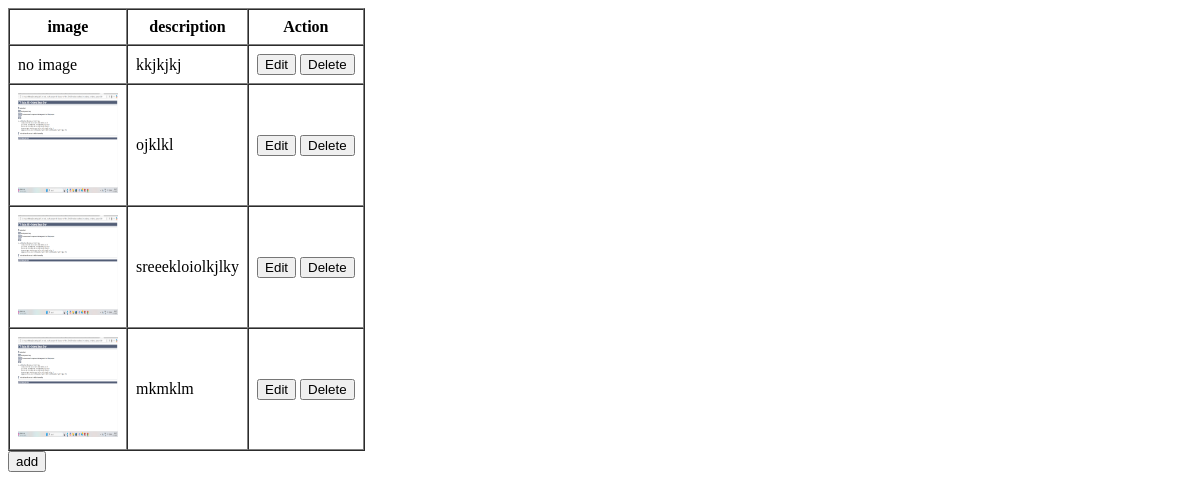
Before: /post with the older database file.
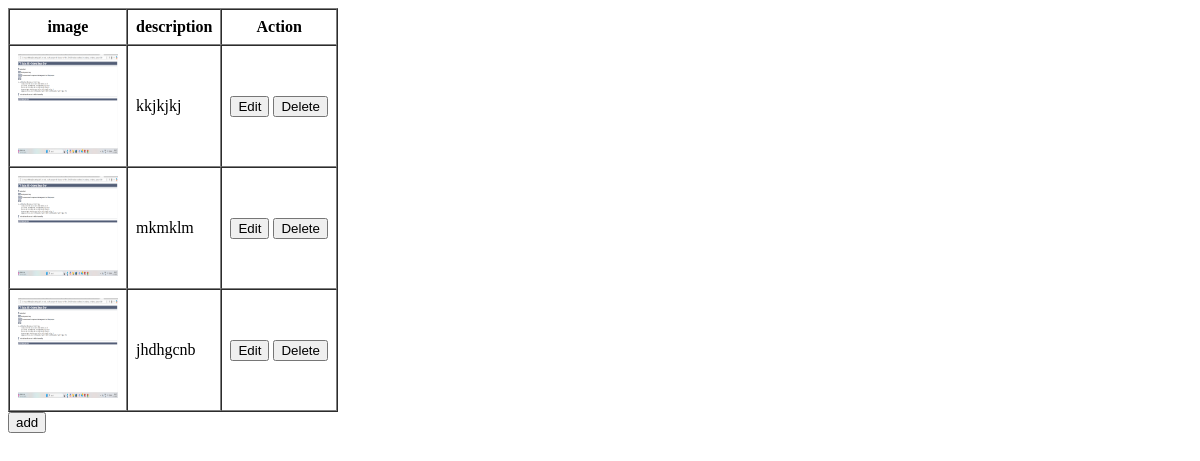
After: the same page with the newer database file.
### BrainTumorDetectionApp/models.py (models this page shows)
class PostTable(models.Model):
    DOCTOR=models.ForeignKey(DoctorTable, on_delete=models.CASCADE)
    Image=models.FileField(null=True, blank=True ,upload_to='upload/')
    Document=models.CharField(max_length=300, null=True, blank=True)
    Date=models.DateField(auto_now_add=True, null=True, blank=True)

### BrainTumorDetectionApp/views.py (the view)
# urls.py: path('post', postPage.as_view(), name="post"),
class postPage(View):
    def get(self, request):
        obj = PostTable.objects.all()
        return render(request, "doctor/post_table.html", {'val': obj} )

### templates/doctor/post_table.html (shortened to what this page needs)
<!DOCTYPE html>
<html lang="en">
<head>
</head>
<body>
    <table  border="1" cellpadding="8" cellspacing="0">
        <tr>
            <th>image</th>
            <th>description</th>
            <th>Action</th>
        </tr>
        {% for i in val %}
        <tr>
            <td>{% if i.Image %}<img src="{{ i.Image.url }}" alt="" height="100px" width="100px">{% else %} no image {% endif %}</td>
            <td>{{ i.Document }}</td>
            <td>
                <a href="edit_post/{{i.id}}"><button>Edit</button></a>
                <a href="deletepost/{{i.id}}"><button>Delete</button></a>
            </td>
        </tr>
        {% endfor %}
    </table>
    <a href="manage"><input type="submit" value="add"></a>
</body>
</html>

Changed rows visible on the page:
removed PostTable: Image (picture), Document "ojklkl"
removed PostTable: Image (picture), Document "sreeekloiolkjlky"
changed PostTable "kkjkjkj": Image: picture added; no longer shows "no image"
added PostTable: Image (picture), Document "jhdhgcnb"
